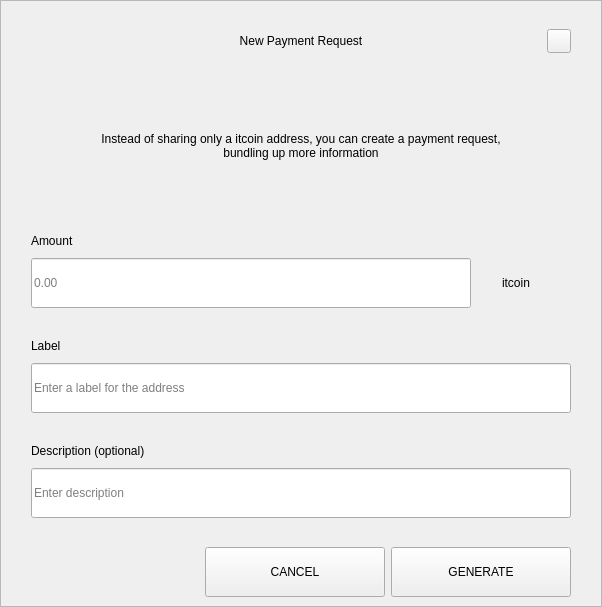
<?xml version="1.0" encoding="UTF-8"?>
<ui version="4.0">
 <class>RequestDialog</class>
 <widget class="QDialog" name="RequestDialog">
  <property name="geometry">
   <rect>
    <x>0</x>
    <y>0</y>
    <width>602</width>
    <height>607</height>
   </rect>
  </property>
  <property name="windowTitle">
   <string>Dialog</string>
  </property>
  <layout class="QVBoxLayout" name="verticalLayout_5">
   <property name="spacing">
    <number>0</number>
   </property>
   <property name="leftMargin">
    <number>0</number>
   </property>
   <property name="topMargin">
    <number>0</number>
   </property>
   <property name="rightMargin">
    <number>0</number>
   </property>
   <property name="bottomMargin">
    <number>0</number>
   </property>
   <item>
    <widget class="QFrame" name="frame">
     <property name="styleSheet">
      <string notr="true"/>
     </property>
     <property name="frameShape">
      <enum>QFrame::StyledPanel</enum>
     </property>
     <property name="frameShadow">
      <enum>QFrame::Raised</enum>
     </property>
     <layout class="QVBoxLayout" name="verticalLayout_4" stretch="1,0,0">
      <property name="spacing">
       <number>0</number>
      </property>
      <property name="leftMargin">
       <number>30</number>
      </property>
      <property name="topMargin">
       <number>20</number>
      </property>
      <property name="rightMargin">
       <number>30</number>
      </property>
      <property name="bottomMargin">
       <number>0</number>
      </property>
      <item>
       <layout class="QHBoxLayout" name="horizontalLayout_3">
        <property name="spacing">
         <number>0</number>
        </property>
        <item>
         <spacer name="horizontalSpacer_21">
          <property name="orientation">
           <enum>Qt::Horizontal</enum>
          </property>
          <property name="sizeHint" stdset="0">
           <size>
            <width>40</width>
            <height>20</height>
           </size>
          </property>
         </spacer>
        </item>
        <item>
         <widget class="QLabel" name="labelTitle">
          <property name="minimumSize">
           <size>
            <width>0</width>
            <height>40</height>
           </size>
          </property>
          <property name="maximumSize">
           <size>
            <width>16777215</width>
            <height>40</height>
           </size>
          </property>
          <property name="styleSheet">
           <string notr="true">padding-left:24px;</string>
          </property>
          <property name="text">
           <string>New Payment Request</string>
          </property>
          <property name="alignment">
           <set>Qt::AlignCenter</set>
          </property>
          <property name="margin">
           <number>7</number>
          </property>
         </widget>
        </item>
        <item>
         <spacer name="horizontalSpacer">
          <property name="orientation">
           <enum>Qt::Horizontal</enum>
          </property>
          <property name="sizeHint" stdset="0">
           <size>
            <width>40</width>
            <height>20</height>
           </size>
          </property>
         </spacer>
        </item>
        <item>
         <widget class="QPushButton" name="btnEsc">
          <property name="minimumSize">
           <size>
            <width>24</width>
            <height>24</height>
           </size>
          </property>
          <property name="maximumSize">
           <size>
            <width>24</width>
            <height>24</height>
           </size>
          </property>
          <property name="focusPolicy">
           <enum>Qt::NoFocus</enum>
          </property>
          <property name="text">
           <string/>
          </property>
         </widget>
        </item>
       </layout>
      </item>
      <item>
       <widget class="QStackedWidget" name="stack">
        <property name="minimumSize">
         <size>
          <width>540</width>
          <height>0</height>
         </size>
        </property>
        <property name="maximumSize">
         <size>
          <width>540</width>
          <height>16777215</height>
         </size>
        </property>
        <property name="currentIndex">
         <number>0</number>
        </property>
        <widget class="QWidget" name="page_1">
         <property name="minimumSize">
          <size>
           <width>540</width>
           <height>0</height>
          </size>
         </property>
         <property name="maximumSize">
          <size>
           <width>540</width>
           <height>16777215</height>
          </size>
         </property>
         <layout class="QVBoxLayout" name="layout1">
          <property name="spacing">
           <number>0</number>
          </property>
          <property name="leftMargin">
           <number>0</number>
          </property>
          <property name="topMargin">
           <number>0</number>
          </property>
          <property name="rightMargin">
           <number>0</number>
          </property>
          <property name="bottomMargin">
           <number>0</number>
          </property>
          <item>
           <spacer name="verticalSpacer_21">
            <property name="orientation">
             <enum>Qt::Vertical</enum>
            </property>
            <property name="sizeType">
             <enum>QSizePolicy::Fixed</enum>
            </property>
            <property name="sizeHint" stdset="0">
             <size>
              <width>20</width>
              <height>30</height>
             </size>
            </property>
           </spacer>
          </item>
          <item alignment="Qt::AlignHCenter">
           <widget class="QLabel" name="labelMessage">
            <property name="minimumSize">
             <size>
              <width>400</width>
              <height>50</height>
             </size>
            </property>
            <property name="text">
             <string>Instead of sharing only a itcoin address, you can create a payment request, bundling up more information</string>
            </property>
            <property name="alignment">
             <set>Qt::AlignCenter</set>
            </property>
            <property name="wordWrap">
             <bool>true</bool>
            </property>
           </widget>
          </item>
          <item alignment="Qt::AlignBottom">
           <widget class="QWidget" name="containerAmount" native="true">
            <layout class="QVBoxLayout" name="verticalLayout">
             <property name="spacing">
              <number>9</number>
             </property>
             <property name="leftMargin">
              <number>0</number>
             </property>
             <property name="topMargin">
              <number>0</number>
             </property>
             <property name="rightMargin">
              <number>0</number>
             </property>
             <property name="bottomMargin">
              <number>0</number>
             </property>
             <item>
              <widget class="QLabel" name="labelSubtitleAmount">
               <property name="minimumSize">
                <size>
                 <width>350</width>
                 <height>16</height>
                </size>
               </property>
               <property name="maximumSize">
                <size>
                 <width>16777215</width>
                 <height>16</height>
                </size>
               </property>
               <property name="text">
                <string>Amount</string>
               </property>
              </widget>
             </item>
             <item alignment="Qt::AlignTop">
              <widget class="QWidget" name="layoutAmount" native="true">
               <layout class="QHBoxLayout" name="horizontalLayout" stretch="2,0">
                <property name="spacing">
                 <number>0</number>
                </property>
                <property name="leftMargin">
                 <number>0</number>
                </property>
                <property name="topMargin">
                 <number>0</number>
                </property>
                <property name="rightMargin">
                 <number>0</number>
                </property>
                <property name="bottomMargin">
                 <number>0</number>
                </property>
                <item>
                 <widget class="QLineEdit" name="lineEditAmount">
                  <property name="minimumSize">
                   <size>
                    <width>0</width>
                    <height>50</height>
                   </size>
                  </property>
                  <property name="maximumSize">
                   <size>
                    <width>16777215</width>
                    <height>50</height>
                   </size>
                  </property>
                  <property name="placeholderText">
                   <string notr="true">0.00</string>
                  </property>
                 </widget>
                </item>
                <item>
                 <widget class="QWidget" name="comboContainer" native="true">
                  <property name="minimumSize">
                   <size>
                    <width>100</width>
                    <height>50</height>
                   </size>
                  </property>
                  <property name="maximumSize">
                   <size>
                    <width>16777215</width>
                    <height>50</height>
                   </size>
                  </property>
                  <layout class="QHBoxLayout" name="horizontalLayout_31">
                   <property name="spacing">
                    <number>0</number>
                   </property>
                   <property name="leftMargin">
                    <number>0</number>
                   </property>
                   <property name="topMargin">
                    <number>0</number>
                   </property>
                   <property name="rightMargin">
                    <number>10</number>
                   </property>
                   <property name="bottomMargin">
                    <number>0</number>
                   </property>
                   <item>
                    <widget class="QLabel" name="comboBoxCoin">
                     <property name="text">
                      <string>itcoin</string>
                     </property>
                     <property name="alignment">
                      <set>Qt::AlignCenter</set>
                     </property>
                    </widget>
                   </item>
                  </layout>
                 </widget>
                </item>
               </layout>
              </widget>
             </item>
            </layout>
           </widget>
          </item>
          <item>
           <spacer name="verticalSpacer_31">
            <property name="orientation">
             <enum>Qt::Vertical</enum>
            </property>
            <property name="sizeType">
             <enum>QSizePolicy::Fixed</enum>
            </property>
            <property name="sizeHint" stdset="0">
             <size>
              <width>20</width>
              <height>30</height>
             </size>
            </property>
           </spacer>
          </item>
          <item>
           <layout class="QVBoxLayout" name="verticalLayoutLabel">
            <property name="spacing">
             <number>9</number>
            </property>
            <item>
             <widget class="QLabel" name="labelSubtitleLabel">
              <property name="minimumSize">
               <size>
                <width>0</width>
                <height>16</height>
               </size>
              </property>
              <property name="maximumSize">
               <size>
                <width>16777215</width>
                <height>16</height>
               </size>
              </property>
              <property name="text">
               <string>Label</string>
              </property>
             </widget>
            </item>
            <item>
             <widget class="QLineEdit" name="lineEditLabel">
              <property name="minimumSize">
               <size>
                <width>0</width>
                <height>50</height>
               </size>
              </property>
              <property name="maximumSize">
               <size>
                <width>16777215</width>
                <height>50</height>
               </size>
              </property>
              <property name="placeholderText">
               <string>Enter a label for the address</string>
              </property>
             </widget>
            </item>
           </layout>
          </item>
          <item>
           <spacer name="verticalSpacer_34">
            <property name="orientation">
             <enum>Qt::Vertical</enum>
            </property>
            <property name="sizeType">
             <enum>QSizePolicy::Fixed</enum>
            </property>
            <property name="sizeHint" stdset="0">
             <size>
              <width>20</width>
              <height>30</height>
             </size>
            </property>
           </spacer>
          </item>
          <item>
           <layout class="QVBoxLayout" name="verticalLayoutDescription">
            <property name="spacing">
             <number>9</number>
            </property>
            <item>
             <widget class="QLabel" name="labelSubtitleDescription">
              <property name="minimumSize">
               <size>
                <width>0</width>
                <height>16</height>
               </size>
              </property>
              <property name="maximumSize">
               <size>
                <width>16777215</width>
                <height>16</height>
               </size>
              </property>
              <property name="text">
               <string>Description (optional)</string>
              </property>
             </widget>
            </item>
            <item>
             <widget class="QLineEdit" name="lineEditDescription">
              <property name="minimumSize">
               <size>
                <width>0</width>
                <height>50</height>
               </size>
              </property>
              <property name="maximumSize">
               <size>
                <width>16777215</width>
                <height>50</height>
               </size>
              </property>
              <property name="placeholderText">
               <string>Enter description</string>
              </property>
             </widget>
            </item>
            <item>
             <spacer name="verticalSpacer_4">
              <property name="orientation">
               <enum>Qt::Vertical</enum>
              </property>
              <property name="sizeType">
               <enum>QSizePolicy::Fixed</enum>
              </property>
              <property name="sizeHint" stdset="0">
               <size>
                <width>20</width>
                <height>20</height>
               </size>
              </property>
             </spacer>
            </item>
           </layout>
          </item>
         </layout>
        </widget>
        <widget class="QWidget" name="page_2">
         <layout class="QVBoxLayout" name="layout2">
          <item>
           <spacer name="verticalSpacer_5">
            <property name="orientation">
             <enum>Qt::Vertical</enum>
            </property>
            <property name="sizeType">
             <enum>QSizePolicy::Fixed</enum>
            </property>
            <property name="sizeHint" stdset="0">
             <size>
              <width>20</width>
              <height>50</height>
             </size>
            </property>
           </spacer>
          </item>
          <item alignment="Qt::AlignHCenter">
           <widget class="QLabel" name="labelQrImg">
            <property name="minimumSize">
             <size>
              <width>260</width>
              <height>260</height>
             </size>
            </property>
            <property name="maximumSize">
             <size>
              <width>260</width>
              <height>260</height>
             </size>
            </property>
            <property name="text">
             <string/>
            </property>
            <property name="alignment">
             <set>Qt::AlignCenter</set>
            </property>
           </widget>
          </item>
          <item>
           <spacer name="verticalSpacer_2">
            <property name="orientation">
             <enum>Qt::Vertical</enum>
            </property>
            <property name="sizeType">
             <enum>QSizePolicy::Fixed</enum>
            </property>
            <property name="sizeHint" stdset="0">
             <size>
              <width>20</width>
              <height>30</height>
             </size>
            </property>
           </spacer>
          </item>
          <item alignment="Qt::AlignHCenter">
           <widget class="QLabel" name="labelAddress">
            <property name="text">
             <string>D7VFR83SQbiezrW72hjcWJtcfip5krte2Z </string>
            </property>
           </widget>
          </item>
          <item>
           <spacer name="verticalSpacer_32">
            <property name="orientation">
             <enum>Qt::Vertical</enum>
            </property>
            <property name="sizeType">
             <enum>QSizePolicy::Expanding</enum>
            </property>
            <property name="sizeHint" stdset="0">
             <size>
              <width>20</width>
              <height>20</height>
             </size>
            </property>
           </spacer>
          </item>
          <item>
           <layout class="QHBoxLayout" name="horizontal">
            <property name="leftMargin">
             <number>20</number>
            </property>
            <property name="rightMargin">
             <number>20</number>
            </property>
            <property name="bottomMargin">
             <number>20</number>
            </property>
            <item>
             <spacer name="horizontalSpacer_4">
              <property name="orientation">
               <enum>Qt::Horizontal</enum>
              </property>
              <property name="sizeHint" stdset="0">
               <size>
                <width>40</width>
                <height>20</height>
               </size>
              </property>
             </spacer>
            </item>
            <item>
             <widget class="QPushButton" name="btnCopyAddress">
              <property name="minimumSize">
               <size>
                <width>180</width>
                <height>50</height>
               </size>
              </property>
              <property name="text">
               <string>COPY ADDRESS</string>
              </property>
             </widget>
            </item>
            <item>
             <widget class="QPushButton" name="btnCopyUrl">
              <property name="minimumSize">
               <size>
                <width>180</width>
                <height>50</height>
               </size>
              </property>
              <property name="text">
               <string>COPY URL</string>
              </property>
             </widget>
            </item>
            <item>
             <spacer name="horizontalSpacer_2">
              <property name="orientation">
               <enum>Qt::Horizontal</enum>
              </property>
              <property name="sizeHint" stdset="0">
               <size>
                <width>40</width>
                <height>20</height>
               </size>
              </property>
             </spacer>
            </item>
           </layout>
          </item>
         </layout>
        </widget>
       </widget>
      </item>
      <item>
       <widget class="QWidget" name="buttonsStack" native="true">
        <layout class="QHBoxLayout" name="horizontalLayout_5">
         <property name="leftMargin">
          <number>20</number>
         </property>
         <property name="rightMargin">
          <number>0</number>
         </property>
         <item>
          <spacer name="horizontalSpacer_41">
           <property name="orientation">
            <enum>Qt::Horizontal</enum>
           </property>
           <property name="sizeHint" stdset="0">
            <size>
             <width>40</width>
             <height>20</height>
            </size>
           </property>
          </spacer>
         </item>
         <item>
          <widget class="QPushButton" name="btnCancel">
           <property name="minimumSize">
            <size>
             <width>180</width>
             <height>50</height>
            </size>
           </property>
           <property name="focusPolicy">
            <enum>Qt::NoFocus</enum>
           </property>
           <property name="text">
            <string>CANCEL</string>
           </property>
          </widget>
         </item>
         <item>
          <widget class="QPushButton" name="btnSave">
           <property name="minimumSize">
            <size>
             <width>180</width>
             <height>50</height>
            </size>
           </property>
           <property name="focusPolicy">
            <enum>Qt::NoFocus</enum>
           </property>
           <property name="text">
            <string>GENERATE</string>
           </property>
          </widget>
         </item>
        </layout>
       </widget>
      </item>
     </layout>
    </widget>
   </item>
  </layout>
 </widget>
 <resources/>
 <connections/>
</ui>
